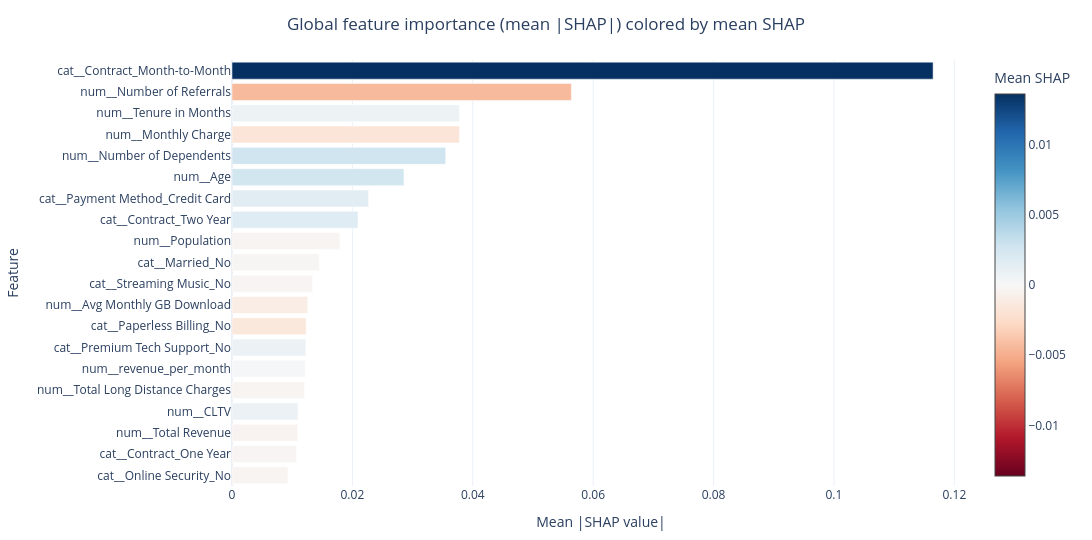

Notebook cell for this chart:
### Markdown cell above
This section uses SHAP to summarize both global feature importance and the direction of feature contributions. The goal is to understand what drives the model’s predictions, not to claim that these variables cause churn.

### Code cell
# Transform test data through the preprocessor
X_test_transformed = final_pipe.named_steps['preprocessor'].transform(X_test_feat)
feature_names = final_pipe.named_steps['preprocessor'].get_feature_names_out()

# Wrapper that returns predicted probabilities for the positive class
def model_predict_proba(X):
    return final_pipe.named_steps['classifier'].predict_proba(X)[:, 1]

# Use a subset for speed
X_sample = X_test_transformed[:500]

# Background data for explainer
background = shap.maskers.Independent(X_sample, max_samples=min(200, len(X_sample)))

explainer = shap.Explainer(
    model_predict_proba,
    masker=background,
    feature_names=feature_names,
)

shap_values = explainer.shap_values(X_sample)  # shape: (n_samples, n_features)

# Mean absolute SHAP for ordering
mean_abs_shap = np.mean(np.abs(shap_values), axis=0)
# Mean SHAP (with sign) for coloring
mean_shap = np.mean(shap_values, axis=0)

importance_df = pd.DataFrame({
    'feature': feature_names,
    'mean_abs_shap': mean_abs_shap,
    'mean_shap': mean_shap,
}).sort_values('mean_abs_shap', ascending=True)

top_n = 20
importance_df = importance_df.tail(top_n).copy()

fig = go.Figure()

fig.add_trace(go.Bar(
    x=importance_df['mean_abs_shap'],
    y=importance_df['feature'],
    orientation='h',
    marker=dict(
        color=importance_df['mean_shap'],
        colorscale='RdBu',
        cmin=-max(np.abs(importance_df['mean_shap'])),
        cmax= max(np.abs(importance_df['mean_shap'])),
        showscale=True,
        colorbar=dict(title='Mean SHAP'),
    ),
    hovertemplate=(
        '<b>%{y}</b><br>'
        'Mean |SHAP|: %{x:.4f}<br>'
        'Mean SHAP: %{marker.color:.4f}<extra></extra>'
    ),
))

fig.update_layout(template='plotly_white',
    title='Global feature importance (mean |SHAP|) colored by mean SHAP',
    title_x=0.5,
    xaxis_title='Mean |SHAP value|',
    yaxis_title='Feature',
    height=min(600, 40 + top_n * 25),
    width=1100,
    margin=dict(l=220, r=40, t=60, b=20),
)

fig.show()
fig.write_image('../images/shap_summary.svg')

### Figure 1 — Plotly figure (JSON) as saved in the notebook; plotly's stock layout.template omitted (floating-point values rounded to 4 significant figures)
{"data": [{"hovertemplate": "<b>%{y}</b><br>Mean |SHAP|: %{x:.4f}<br>Mean SHAP: %{marker.color:.4f}<extra></extra>", "marker": {"cmax": 0.0136, "cmin": -0.0136, "color": [-0.0002637, -0.0002504, -0.0003706, 0.0008693, -0.0003028, 0.0001338, 0.0008548, -0.001498, -0.0009684, -0.0002513, -0.0001625, -0.0003376, 0.00172, 0.001505, 0.002644, 0.002696, -0.001754, 0.0007034, -0.004392, 0.0136], "colorbar": {"title": {"text": "Mean SHAP"}}, "colorscale": [[0, "rgb(103,0,31)"], [0.1, "rgb(178,24,43)"], [0.2, "rgb(214,96,77)"], [0.3, "rgb(244,165,130)"], [0.4, "rgb(253,219,199)"], [0.5, "rgb(247,247,247)"], [0.6, "rgb(209,229,240)"], [0.7, "rgb(146,197,222)"], [0.8, "rgb(67,147,195)"], [0.9, "rgb(33,102,172)"], [1, "rgb(5,48,97)"]], "showscale": true}, "orientation": "h", "type": "bar", "x": [0.009279, 0.01069, 0.01093, 0.01096, 0.01204, 0.01216, 0.01225, 0.01232, 0.01259, 0.01339, 0.0145, 0.01791, 0.02093, 0.02269, 0.02856, 0.0355, 0.03778, 0.03778, 0.05638, 0.1165], "y": ["cat__Online Security_No", "cat__Contract_One Year", "num__Total Revenue", "num__CLTV", "num__Total Long Distance Charges", "num__revenue_per_month", "cat__Premium Tech Support_No", "cat__Paperless Billing_No", "num__Avg Monthly GB Download", "cat__Streaming Music_No", "cat__Married_No", "num__Population", "cat__Contract_Two Year", "cat__Payment Method_Credit Card", "num__Age", "num__Number of Dependents", "num__Monthly Charge", "num__Tenure in Months", "num__Number of Referrals", "cat__Contract_Month-to-Month"]}], "layout": {"height": 540, "margin": {"b": 20, "l": 220, "r": 40, "t": 60}, "title": {"text": "Global feature importance (mean |SHAP|) colored by mean SHAP", "x": 0.5}, "width": 1100, "xaxis": {"title": {"text": "Mean |SHAP value|"}}, "yaxis": {"title": {"text": "Feature"}}}}
